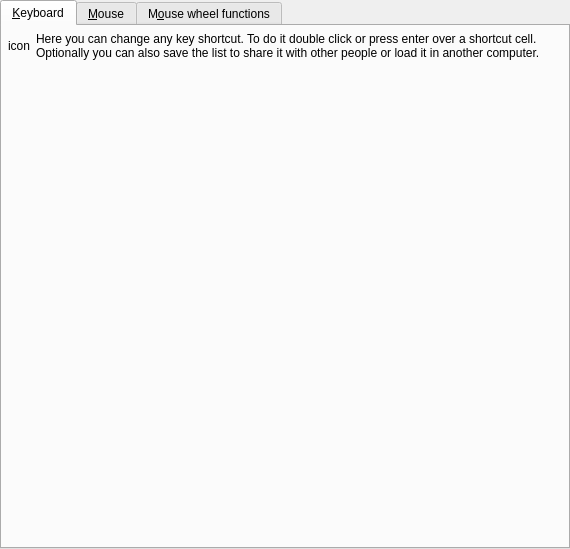
<?xml version="1.0" encoding="UTF-8"?>
<ui version="4.0">
 <class>PrefShortCut</class>
 <widget class="QWidget" name="PrefShortCut">
  <property name="geometry">
   <rect>
    <x>0</x>
    <y>0</y>
    <width>570</width>
    <height>549</height>
   </rect>
  </property>
  <layout class="QVBoxLayout">
   <property name="leftMargin">
    <number>0</number>
   </property>
   <property name="topMargin">
    <number>0</number>
   </property>
   <property name="rightMargin">
    <number>0</number>
   </property>
   <property name="bottomMargin">
    <number>0</number>
   </property>
   <item>
    <widget class="QTabWidget" name="input_tab">
     <property name="currentIndex">
      <number>0</number>
     </property>
     <widget class="QWidget" name="tab">
      <attribute name="title">
       <string>&amp;Keyboard</string>
      </attribute>
      <layout class="QVBoxLayout">
       <property name="spacing">
        <number>6</number>
       </property>
       <property name="leftMargin">
        <number>6</number>
       </property>
       <property name="topMargin">
        <number>6</number>
       </property>
       <property name="rightMargin">
        <number>6</number>
       </property>
       <property name="bottomMargin">
        <number>6</number>
       </property>
       <item>
        <layout class="QHBoxLayout">
         <property name="spacing">
          <number>6</number>
         </property>
         <property name="leftMargin">
          <number>0</number>
         </property>
         <property name="topMargin">
          <number>0</number>
         </property>
         <property name="rightMargin">
          <number>0</number>
         </property>
         <property name="bottomMargin">
          <number>0</number>
         </property>
         <item>
          <widget class="QLabel" name="keyboard_icon">
           <property name="text">
            <string notr="true">icon</string>
           </property>
           <property name="wordWrap">
            <bool>false</bool>
           </property>
          </widget>
         </item>
         <item>
          <widget class="QLabel" name="actioneditor_desc">
           <property name="sizePolicy">
            <sizepolicy hsizetype="Expanding" vsizetype="Preferred">
             <horstretch>0</horstretch>
             <verstretch>0</verstretch>
            </sizepolicy>
           </property>
           <property name="text">
            <string>Here you can change any key shortcut. To do it double click or press enter over a shortcut cell. Optionally you can also save the list to share it with other people or load it in another computer.</string>
           </property>
           <property name="alignment">
            <set>Qt::AlignVCenter</set>
           </property>
           <property name="wordWrap">
            <bool>true</bool>
           </property>
          </widget>
         </item>
        </layout>
       </item>
       <item>
        <widget class="ActionsEditor" name="actions_editor" native="true">
         <property name="sizePolicy">
          <sizepolicy hsizetype="Expanding" vsizetype="Expanding">
           <horstretch>0</horstretch>
           <verstretch>0</verstretch>
          </sizepolicy>
         </property>
        </widget>
       </item>
      </layout>
     </widget>
     <widget class="QWidget" name="tab_2">
      <attribute name="title">
       <string>&amp;Mouse</string>
      </attribute>
      <layout class="QHBoxLayout"/>
     </widget>
     <widget class="QWidget" name="tab_3">
      <attribute name="title">
       <string>M&amp;ouse wheel functions</string>
      </attribute>
      <layout class="QGridLayout"/>
     </widget>
    </widget>
   </item>
  </layout>
 </widget>
 <customwidgets>
  <customwidget>
   <class>ActionsEditor</class>
   <extends>QWidget</extends>
   <header>actionseditor.h</header>
  </customwidget>
 </customwidgets>
 <tabstops>
  <tabstop>input_tab</tabstop>
 </tabstops>
 <resources/>
 <connections/>
</ui>
